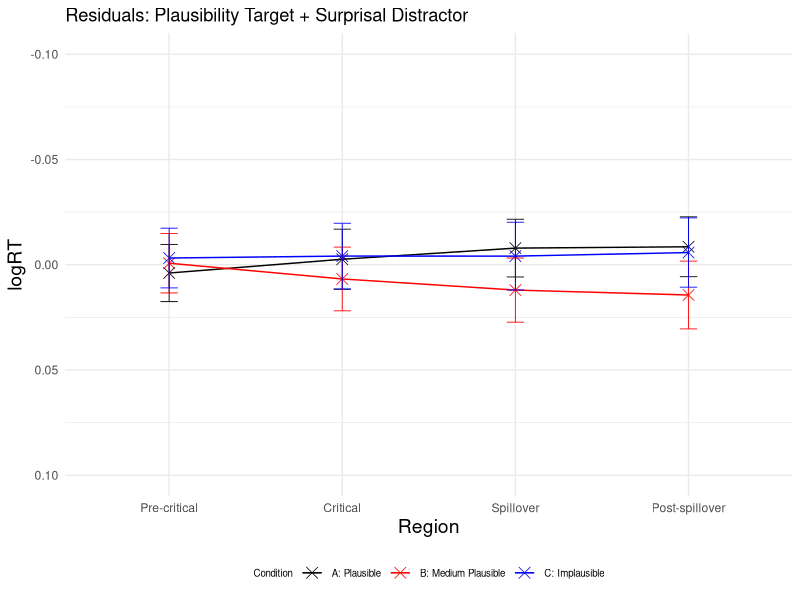
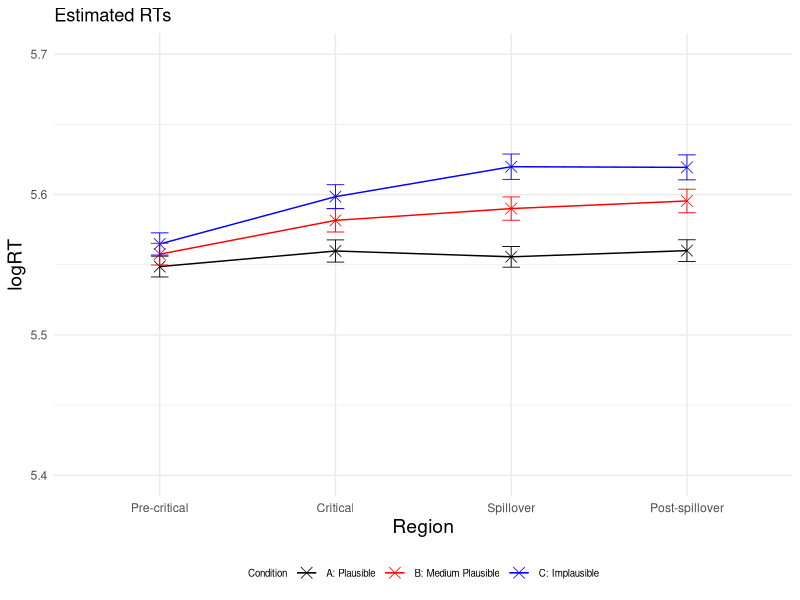
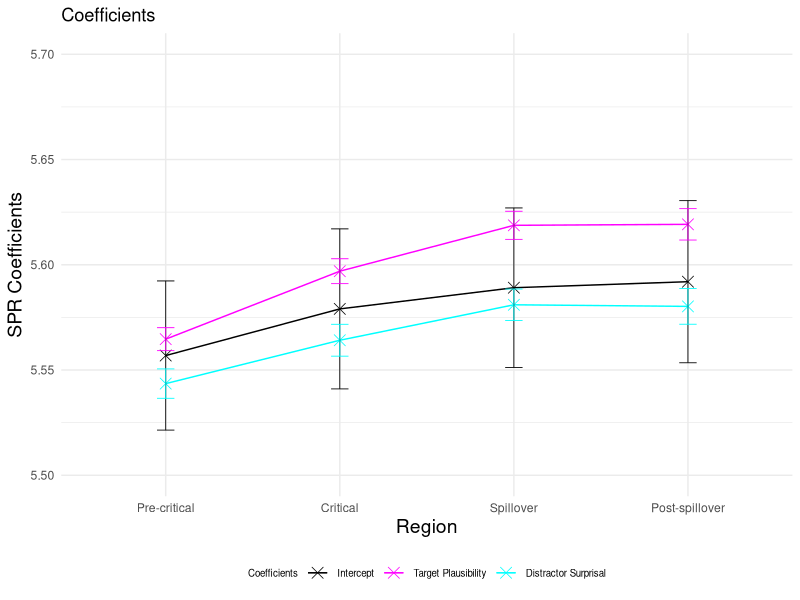
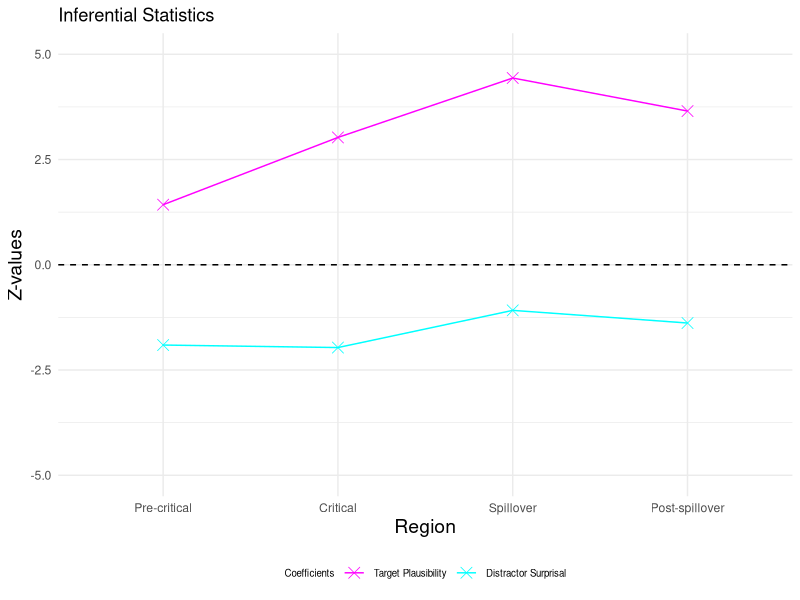
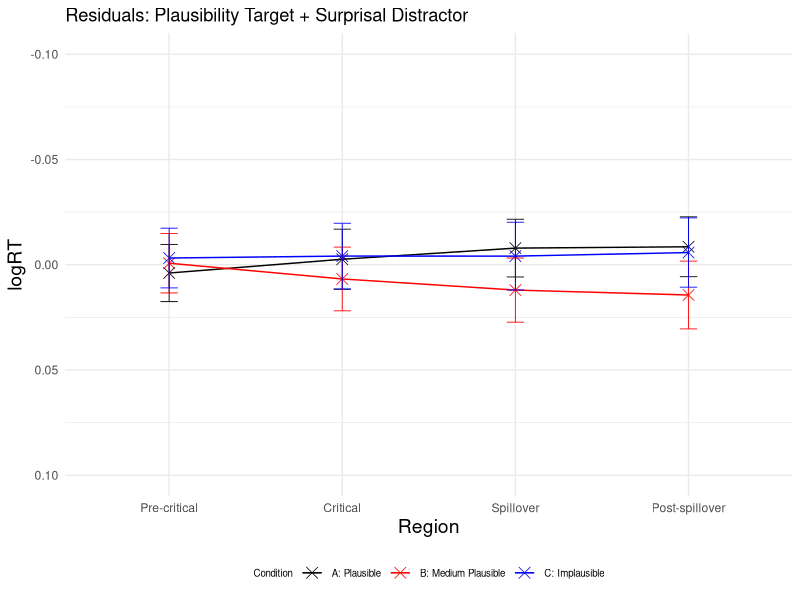
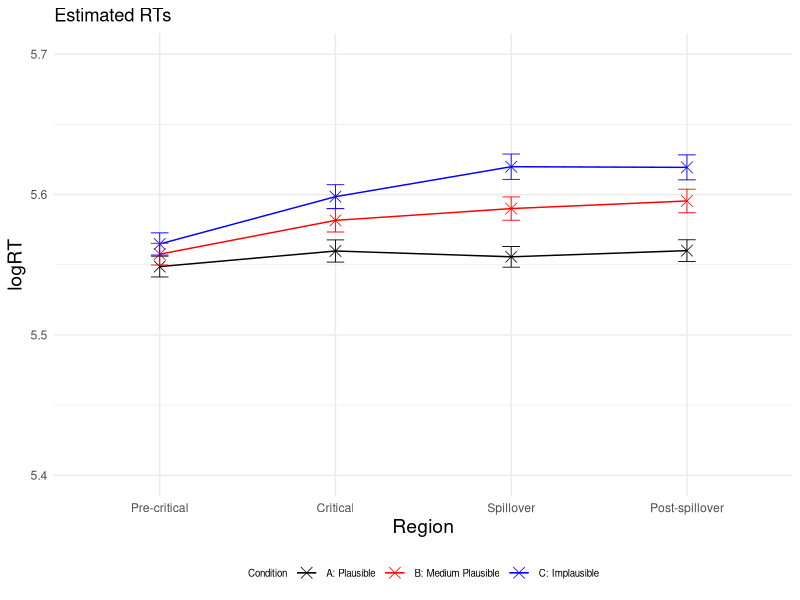
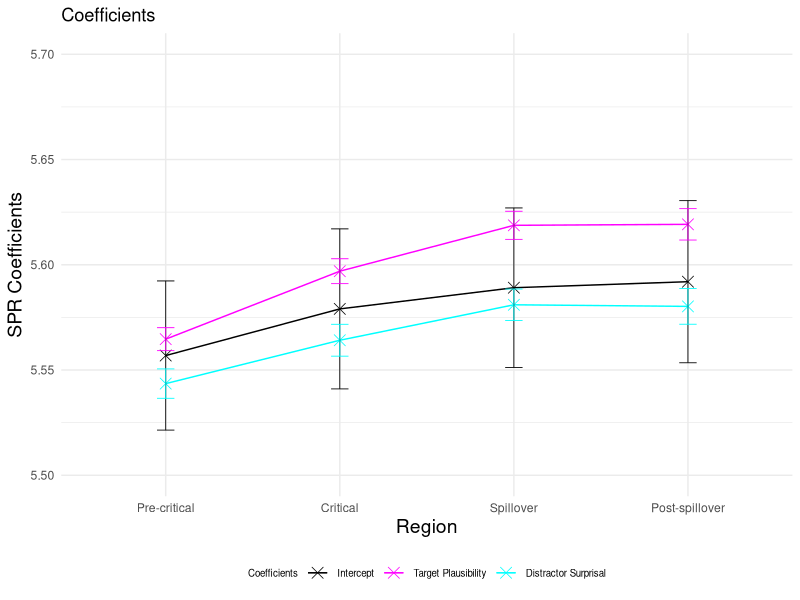
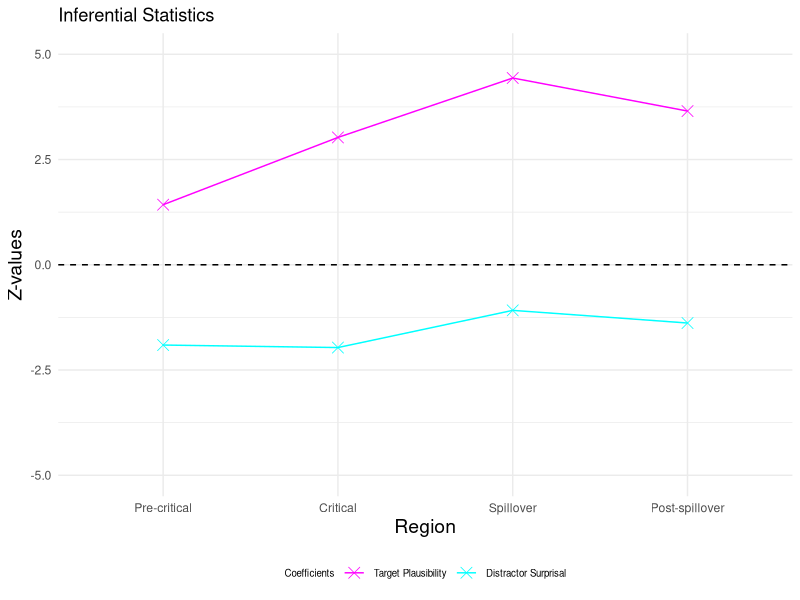

Generate these figures, in order, with R:
### LMER ###
# load lme4 package
library(lme4)
library(lmerTest)
library(dplyr)
library(ggplot2)

setwd("~/Downloads/Master_Thesis/3_SPR_Study/Results_Plaus_Plaus_avg/")
GP6 <- read.csv("GP6SPR_processed.csv")

residuals <- data.frame(
  Region = character(0),
  Condition = character(0),
  Residual = numeric(0),
  SE_Residual = numeric(0)
)

logRT_estimated <- data.frame(
  Region = character(0),
  Condition = character(0),
  Estimated_logRT = numeric(0),
  SE_Estimated = numeric(0)
)

p_values <- data.frame(
  Region = character(0),
  p_value_plausibility_target = numeric(0),
  p_value_surprisal_distractor = numeric(0)
)

SPR_coefficients <- data.frame(
  Region = character(0),
  Estimate = character(0),
  Estimate_value = numeric(0),
  Estimate_error = numeric(0),
  Z_value = numeric(0)
)


regions <- c("Pre-critical", "Critical", "Spillover", "Post-spillover") 
conditions <- c("A", "B", "C") 

for (region in regions) 
{
  # Precritical region
  region_subset <- subset(GP6, Region == region)
  
  # standardise predictors (use average plausibility ratings per item and condition from plausibility norming study here)
  region_subset$scaled_Plaus_per_region <- scale(region_subset$Plaus_target_avg)
  region_subset$scaled_Surprisaldist_per_region <- scale(region_subset$Surprisal_distractor)
  # invert predictor plausibility
  region_subset$inverted_scaled_Plaus_per_region <- (region_subset$scaled_Plaus_per_region) * (-1)
  #log transform reading times
  region_subset$logRT_per_region <- log(region_subset$ReadingTime)
  
  
  # define and run the linear mixed-effects regression model for the precritical region 
  model_per_region <- lmerTest::lmer(logRT_per_region ~ inverted_scaled_Plaus_per_region + scaled_Surprisaldist_per_region + 
                                       (1 + inverted_scaled_Plaus_per_region + scaled_Surprisaldist_per_region | Subject) + 
                                       (1 + inverted_scaled_Plaus_per_region + scaled_Surprisaldist_per_region | Item), data = region_subset)
  
  # print the summary of the model
  summary_per_region <- summary(model_per_region)
  print(summary_per_region)
  
  # calculate p-values
  p_values_per_region <- summary_per_region$coefficients[, "Pr(>|t|)"]
  new_row_p_value <- data.frame(Region = region, 
                                p_value_plausibility_target = p_values_per_region[2], 
                                p_value_surprisal_distractor = p_values_per_region[3])
  p_values <- rbind(p_values, new_row_p_value)
  
  # extract intercept and coefficients added to intercept
  coefficients_per_region <- summary_per_region$coefficients
  intercept <- coefficients_per_region["(Intercept)", 1]
  plaus_target_coeff <- coefficients_per_region["(Intercept)", 1] + coefficients_per_region["inverted_scaled_Plaus_per_region", 1]
  surprisal_distractor_coeff <- coefficients_per_region["(Intercept)", 1] + coefficients_per_region["scaled_Surprisaldist_per_region", 1]
  
  # add error bars for coefficients and intercept
  new_row_coefficient <- data.frame(Region = region, 
                                    Estimate = "Intercept", 
                                    Estimate_value = intercept, 
                                    Estimate_error = coefficients_per_region["(Intercept)", 2],
                                    Z_value = 0)
  SPR_coefficients <- rbind(SPR_coefficients, new_row_coefficient)
  
  new_row_coefficient <- data.frame(Region = region,
                                    Estimate = "Plausability",
                                    Estimate_value = plaus_target_coeff,
                                    Estimate_error = coefficients_per_region["inverted_scaled_Plaus_per_region", 2],
                                    Z_value = coefficients_per_region["inverted_scaled_Plaus_per_region", 1] / coefficients_per_region["inverted_scaled_Plaus_per_region", 2])
  SPR_coefficients <- rbind(SPR_coefficients, new_row_coefficient)
  
  new_row_coefficient <- data.frame(Region = region,
                                    Estimate = "Surprisal", 
                                    Estimate_value = surprisal_distractor_coeff, 
                                    Estimate_error = coefficients_per_region["scaled_Surprisaldist_per_region", 2],
                                    Z_value = coefficients_per_region["scaled_Surprisaldist_per_region", 1] / coefficients_per_region["scaled_Surprisaldist_per_region", 2])
  SPR_coefficients <- rbind(SPR_coefficients, new_row_coefficient)
  
  for (condition in conditions)
  {
    #####predict condition A, precritical#####
    region_per_condition <- subset(region_subset, Condition == condition)
    region_per_condition$region_per_condition_Predicted <- predict(model_per_region, newdata = region_per_condition,  type = "response")
    
    # calculate residuals
    Residual_region_per_condition <- mean(region_per_condition$logRT_per_region) - mean(region_per_condition$region_per_condition_Predicted)
    Residual_region_per_condition
    # observed RT for condition A precritical
    region_per_condition_logRT_observed <- mean(region_per_condition$logRT_per_region)
    # if (condition == "C") 
    #  {
    #  print(region_per_condition_logRT_observed)
    # }
    # estimated RT for condition A precritical
    region_per_condition_logRT_estimated <- mean(region_per_condition$region_per_condition_Predicted)
    region_per_condition_logRT_estimated
    
    # calculate standard error for residuals
    SE_residuals_region_per_condition <- sqrt(sd(region_per_condition$logRT_per_region, na.rm = TRUE)^2/length(region_per_condition$logRT_per_region) + sd(region_per_condition$region_per_condition_Predicted, na.rm = TRUE)^2/length(region_per_condition$region_per_condition_Predicted))
    
    new_row_residuals <- data.frame(Region = region, Condition = condition, Residual = Residual_region_per_condition, SE_Residual = SE_residuals_region_per_condition)
    residuals <- rbind(residuals, new_row_residuals)
    
    # calculate standard error for logRT estimated
    ##
    SE_estimated_region_per_condition <- sd(region_per_condition$region_per_condition_Predicted, na.rm = TRUE) / sqrt(length(region_per_condition$region_per_condition_Predicted)) 
    
    new_row_logRT_estimated <- data.frame(Region = region, Condition = condition, Estimated_logRT = region_per_condition_logRT_estimated, SE_Estimated = SE_estimated_region_per_condition)
    logRT_estimated <- rbind(logRT_estimated, new_row_logRT_estimated)
  }
}

# plot residuals
# Create a line plot 
p <- ggplot(residuals, aes(x = factor(Region, levels = c("Pre-critical", "Critical", "Spillover", "Post-spillover")), 
                           y = Residual, color = Condition, group = Condition)) + geom_point(shape = 4, size = 3.5, stroke = 0.4) + geom_line(linewidth=0.5) + ylim (0.10, -0.10)
p <- p + theme_minimal() + geom_errorbar(aes(ymin=Residual-SE_Residual, ymax=Residual+SE_Residual), width=.1, size=0.3) 
p <- p + scale_color_manual(name="Condition", labels=c("A: Plausible", "B: Medium Plausible", "C: Implausible"), values=c("#000000", "#FF0000", "#0000FF"))
p <- p + labs(x="Region", y="logRT", title = "Residuals: Plausibility Target + Surprisal Distractor") 
p <- p + theme(legend.position="bottom", legend.text=element_text(size=7), legend.title=element_text(size=7), axis.title.x = element_text(size = 14), axis.title.y = element_text(size = 14)) 
p 
ggsave("Residuals_Plot.pdf", p, width=4, height=4)


# plot estimated logRTs
# Create a line plot 
p <- ggplot(logRT_estimated, aes(x = factor(Region, levels = c("Pre-critical", "Critical", "Spillover", "Post-spillover")), 
                                 y = Estimated_logRT, color = Condition, group = Condition)) + geom_point(shape = 4, size = 3.5, stroke = 0.4) + geom_line(linewidth=0.5) + ylim (5.4, 5.7)
p <- p + theme_minimal() + geom_errorbar(aes(ymin=Estimated_logRT-SE_Estimated, ymax=Estimated_logRT+SE_Estimated), width=.1, size=0.3) 
p <- p + scale_color_manual(name="Condition", labels=c("A: Plausible", "B: Medium Plausible", "C: Implausible"), values=c("#000000", "#FF0000", "#0000FF"))
p <- p + labs(x="Region", y="logRT", title = "Estimated RTs") 
p <- p + theme(legend.position="bottom", legend.text=element_text(size=7), legend.title=element_text(size=7), axis.title.x = element_text(size = 14), axis.title.y = element_text(size = 14)) 
p 
ggsave("Estimated_RTs_Plot.pdf", p, width=4, height=4)

# plot intercept and coefficients added to intercept
p <- ggplot(SPR_coefficients, aes(x = factor(Region, levels = c("Pre-critical", "Critical", "Spillover", "Post-spillover")), 
                                  y = Estimate_value, color = Estimate, group = Estimate)) + geom_point(shape = 4, size = 3.5, stroke = 0.4) + geom_line(linewidth=0.5) + ylim (5.5, 5.7)
p <- p + theme_minimal() + geom_errorbar(aes(ymin=Estimate_value-Estimate_error, ymax=Estimate_value+Estimate_error), width=.1, size=0.3) 
p <- p + scale_color_manual(name="Coefficients", labels=c("Intercept", "Target Plausibility", "Distractor Surprisal"), values=c("#000000", "#FF00FF", "#00FFFF"))
p <- p + labs(x="Region", y="SPR Coefficients", title = "Coefficients") 
p <- p + theme(legend.position="bottom", legend.text=element_text(size=7), legend.title=element_text(size=7), axis.title.x = element_text(size = 14), axis.title.y = element_text(size = 14)) 
p 
ggsave("Intercept_Coefficients_Plot.pdf", p, width=4, height=4)


# plot effect sizes (z-vaues)
Effect_sizes <- subset(SPR_coefficients, Estimate != 'Intercept')

p <- ggplot(Effect_sizes, aes(x = factor(Region, levels = c("Pre-critical", "Critical", "Spillover", "Post-spillover")), 
                              y = Z_value, color = Estimate, group = Estimate)) + geom_point(shape = 4, size = 3.5, stroke = 0.4) + geom_line(linewidth=0.5) + ylim (-5, 5)
p <- p + geom_hline(yintercept=0, linetype=2)
p <- p + theme_minimal()
p <- p + scale_color_manual(name="Coefficients", labels=c( "Target Plausibility", "Distractor Surprisal"), values=c("#FF00FF", "#00FFFF"))
p <- p + labs(x="Region", y="Z-values", title = "Inferential Statistics") 
p <- p + theme(legend.position="bottom", legend.text=element_text(size=7), legend.title=element_text(size=7), axis.title.x = element_text(size = 14), axis.title.y = element_text(size = 14)) 
p 
ggsave("Z_values_Plot.pdf", p, width=4, height=4)
